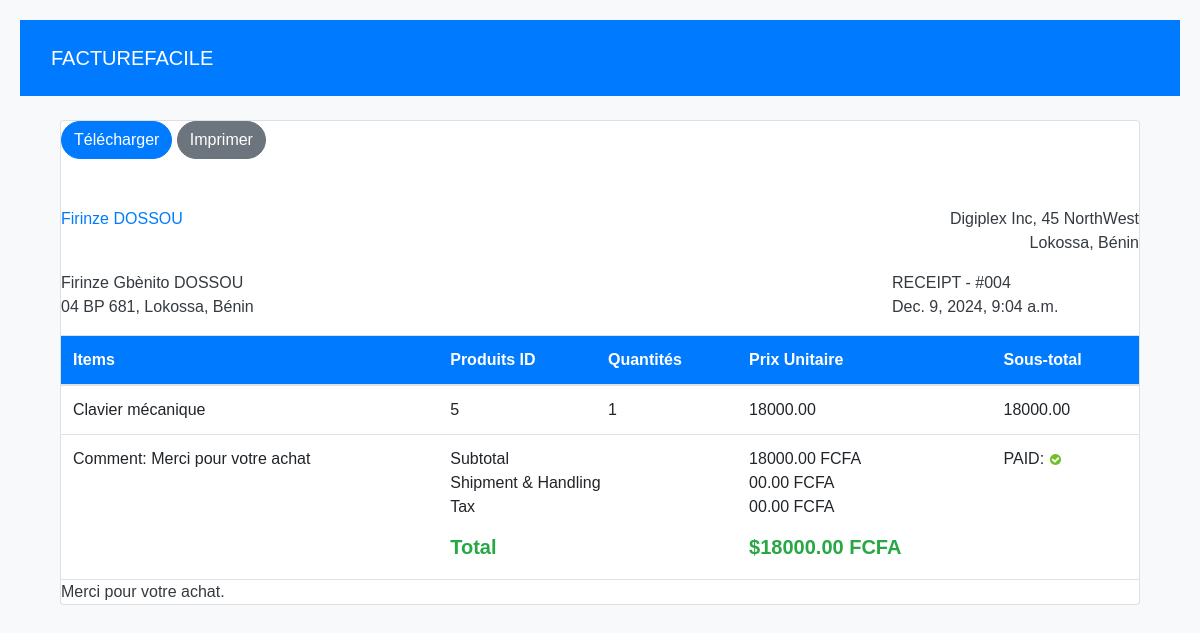
Screenshot of /view-invoice/4 (signed in) with the database file from the repository.
### facture/models.py (models this page shows, shortened)
class Invoice(models.Model):
    INVOICE_TYPE = (
        ('R', 'RECEIPT'),
        ('P', 'PROFORMA INVOICE'),
        ('I', 'INVOICE')
    )
    customer = models.ForeignKey(Customer, on_delete=models.PROTECT)
    save_by = models.ForeignKey(User, on_delete=models.PROTECT)
    invoice_date_time = models.DateTimeField(auto_now_add=True)
    total = models.DecimalField(max_digits=1000000000, decimal_places=2)
    last_updated_date = models.DateTimeField(null=True, blank=True)
    paid = models.BooleanField(default=False)
    invoice_type = models.CharField(max_length=1, choices=INVOICE_TYPE)
    comments = models.TextField(null=True, max_length=1000, blank = True)
    class Meta:
        verbose_name = "Invoice"
        verbose_name_plural = "Invoices"
    @property
    def get_total(self):
        articles = self.article_set.all()
        total = sum(article.get_total for article in articles)
        return total

class Customer(models.Model):
   SEX_TYPES = (
        ('M', 'Masculin'),
        ('F', 'Féminin'),
    )
   name = models.CharField(max_length=132)
   email = models.EmailField()
   phone = models.CharField(max_length=132)
   address = models.CharField(max_length=64)
   sex = models.CharField(max_length=1, choices=SEX_TYPES)
   age = models.CharField(max_length=12)
   city = models.CharField(max_length=16)
   zip_code = models.CharField(max_length=16)
   created_date = models.DateTimeField(auto_now_add=True)
   save_by = models.ForeignKey(User, on_delete=models.PROTECT)
   class Meta:
       verbose_name = "Customer"
       verbose_name_plural = "Customers"

class Article(models.Model):
    invoice = models.ForeignKey(Invoice, on_delete= models.CASCADE)
    name = models.CharField(max_length=132)
    quantity = models.IntegerField()
    unit_price = models.DecimalField(max_digits=10000000, decimal_places=2)
    total = models.DecimalField(max_digits=1000000000, decimal_places=2)
    class Meta:
        verbose_name = 'Article'
        verbose_name_plural = 'Articles'
    @property
    def get_total(self):
        total = self.quantity * self.unit_price
        return total

### facture/views.py (the view)
# urls.py: path('view-invoice/<int:pk>', views.InvoiceVisualizationView.as_view(), name='view-invoice'),
class InvoiceVisualizationView(LoginRequiredSuperuserMixim, View):
    template_name = 'facture/invoice.html'
    def get(self, request, *args, **kwargs):
        pk = kwargs.get('pk')
        context = get_invoice(pk)
        return render(request, self.template_name, context)

### facture/utils.py (called while the page is built)
def get_invoice(pk):
    obj = Invoice.objects.get(pk=pk)
    articles = obj.article_set.all()
    context = {
        'obj': obj,
        'articles': articles
    }
    return context

### facture/templates/facture/invoice.html (shortened to what this page needs)
{% extends "base.html" %}
{% load static %}
{% block content %}
<div class="container animated-container">
    <div class="row gutters">
    	<div class="col-xl-12 col-lg-12 col-md-12 col-sm-12 col-12">
    		<div class="card animated-card">
    			<div class="card-body p-0">
    				<div class="invoice-container">
    					<div class="invoice-header">
    						<div class="row gutters">
    							<div class="col-xl-12 col-lg-12 col-md-12 col-sm-12">
    								<div class="custom-actions-btns mb-5">
    									<a href="{% url 'invoice-pdf' pk=obj.pk %}" class="btn btn-primary animated-button">
    										 Télécharger
    									</a>
    									<a href="#" class="btn btn-secondary animated-button">
    										 Imprimer
    									</a>
    								</div>
    							</div>
    						</div>
    						<div class="row gutters">
    							<div class="col-xl-6 col-lg-6 col-md-6 col-sm-6">
    								<a href="digiplex.com" class="invoice-logo">
    									Firinze DOSSOU
    								</a>
    							</div>
    							<div class="col-lg-6 col-md-6 col-sm-6">
    								<address class="text-right">
    									Digiplex Inc, 45 NorthWest<br>
    									Lokossa, Bénin<br>
    								</address>
    							</div>
    						</div>
    						<div class="row gutters">
    							<div class="col-xl-9 col-lg-9 col-md-12 col-sm-12 col-12">
    								<div class="invoice-details">
    									<address>
    										{{obj.customer.name}}<br>
    										{{obj.customer.address}}, {{obj.customer.city}}, Bénin
    									</address>
    								</div>
    							</div>
    							<div class="col-xl-3 col-lg-3 col-md-12 col-sm-12 col-12">
    								<div class="invoice-details">
    									<div class="invoice-num">
    										<div>{{obj.get_invoice_type_display}} - #00{{obj.id}}</div>
    										<div>{{obj.invoice_date_time}}</div>
    									</div>
    								</div>
    							</div>
    						</div>
    					</div>
    					<div class="invoice-body">
    						<div class="row gutters">
    							<div class="col-lg-12 col-md-12 col-sm-12">
    								<div class="table-responsive">
    									<table class="table custom-table m-0">
    										<thead>
    											<tr>
    												<th>Items</th>
													<th>Produits ID</th>
													<th>Quantités</th>
													<th>Prix Unitaire</th>
													<th>Sous-total</th>
    											</tr>
    										</thead>
    										<tbody>
                                              {% for article in articles %}
    											<tr>
                                                    <td>
    													{{ article.name }}
    												</td>
													<td>
    													{{ article.id }}
    												</td>
													<td>
    													{{ article.quantity }}
    												</td>
													<td>
    													{{ article.unit_price }}
    												</td>
													<td>
    													{{ article.get_total }}
    												</td>
    											</tr>
                                               {% endfor %}
    											<tr>
    												<td>Comment: {{obj.comments}}</td>
    												<td colspan="2">
														<p>
															Subtotal<br>
															Shipment &amp; Handling<br>
															Tax<br>
														</p>
    													<h5 class="text-success"><strong>Total</strong></h5>
    												</td>
    												<td>
    													<p>
    														{{obj.get_total}} FCFA<br>
    														00.00 FCFA<br>
    														00.00 FCFA<br>
    													</p>
    													<h5 class="text-success"><strong>${{obj.get_total}} FCFA</strong></h5>
    												</td>
                                                    <td>
                                                            PAID:
                                                        {% if obj.paid  %}
                                                           <img class="icon" src="{% static 'images/icon-yes.svg' %}" alt="True">
                                                        {% else %}
                                                            <img class="icon" src="{% static 'images/icon-no.svg' %}" alt="False">
                                                        {% endif %}
                                                    </td>
    											</tr>
    										</tbody>
    									</table>
    								</div>
    							</div>
    						</div>
    					</div>
    					<div class="invoice-footer">
    						Merci pour votre achat.
    					</div>
    				</div>
    			</div>
    		</div>
    	</div>
    </div>
</div>
{% endblock content %}

### facture/static/css/style.css (style rules this page uses)
body { font-family: 'Arial', sans-serif; background-color: #f8f9fa; color: #343a40; margin: 0; padding: 20px; }
.btn { border-radius: 25px; transition: background-color 0.3s, transform 0.3s; }
.table { border-collapse: collapse; width: 100%; margin-top: 20px; }
.table th, .table td { padding: 12px; text-align: left; border-bottom: 1px solid #dee2e6; }
.table th { background-color: #007bff; color: white; }

### rows the page displays
Invoice: customer.name "Firinze Gbènito DOSSOU", customer.address "04 BP 681", customer.city "Lokossa", invoice_type "RECEIPT", id "4", invoice_date_time "Dec. 9, 2024, 9:04 a.m.", comments "Merci pour votre achat", get_total "18000.00"
Article: name "Clavier mécanique", id "5", quantity "1", unit_price "18000.00", get_total "18000.00"
